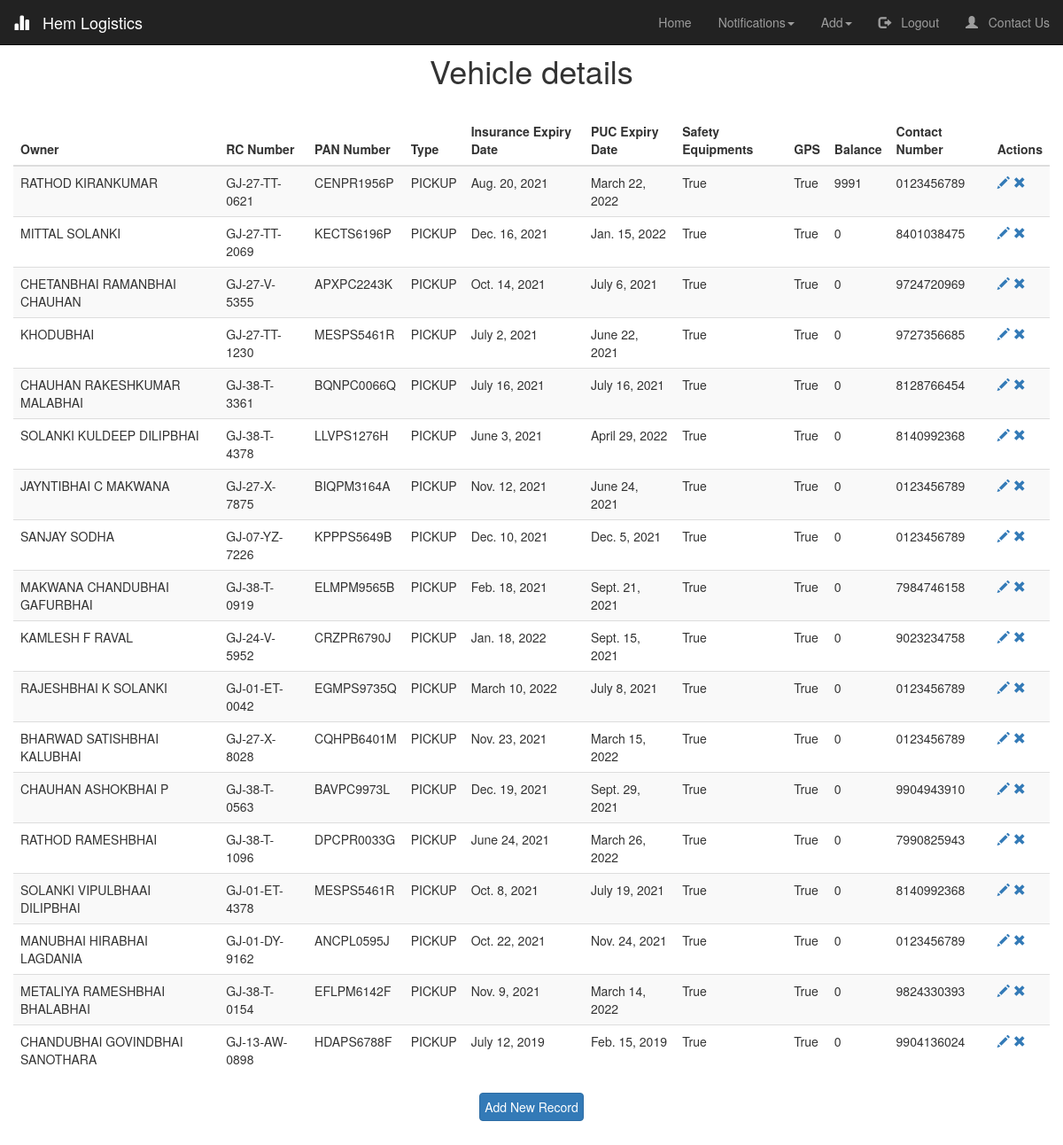
/Vehicle/ (signed in), run on the app's committed database.
### logistics/models.py (models this page shows, shortened)
class Vehicle(models.Model):
    Owner  = models.CharField(max_length=50, verbose_name="Owner's Name")
    RC_number = models.CharField(unique =True, verbose_name="RC Number", max_length=13, validators=[MinLengthValidator(12,message = "Invalid RC Number"), RegexValidator('([A-Z]{2})+-([0-9]{1})+-[A-Z]+-[0-9]{4}',message = "Use proper formatting")])
    PAN_number = models.CharField(verbose_name="PAN Number", max_length=10, validators=[MinLengthValidator(10,message = "Invalid PAN Number")])
    Type = models.CharField(verbose_name="Type of Vehicle", choices=TYPE_CHOICES, max_length=10)
    Other = models.CharField(blank = True,verbose_name='',max_length=10)
    Insurance_policy_number = models.CharField(max_length=25)
    PUC_expiry_date = models.DateField()
    Insurance_expiry_date = models.DateField(validators=[date_validate])#,input_formats = ['%d/%m/%Y'])
    Safety_equipments = models.BooleanField(default=False)
    GPS = models.BooleanField(default=False)
    Contact_number = models.CharField(max_length=10,validators=[MinLengthValidator(10,message = "Invalid Contact Number"),RegexValidator('([0-9]{10})',message="Should be numeric values only")])
    Notifications = models.BooleanField(verbose_name="Notifications Needed", default=True)
    Insurance_expired = models.BooleanField(default=False)
    PUC_expired = models.BooleanField(default=False)
    Available = models.BooleanField(default=True)
    Balance = models.IntegerField(default=0)

### logistics/views.py (the view)
# urls.py: path('Vehicle/', logistics_view.show_vehicle, name='show_vehicle'),
@login_required(login_url='/login')
def show_vehicle(request):
	vehicle = Vehicle.objects.all()
	return render(request, 'show_vehicle.html', {'title':'Vehicle', 'vehicle':vehicle })

### logistics/templates/show_vehicle.html (shortened to what this page needs)
{% extends "index.html" %}
{% load crispy_forms_tags %}
{% block start %}
<link rel="stylesheet" type="text/css" href="https://cdn.datatables.net/1.10.24/css/jquery.dataTables.css">
<h1 style="text-align: center; padding-top: 20px;"> Vehicle details</h1>
<table id = "table" class="table table-striped">
    <thead class="thead-dark">
    <tr>
        <th >Owner</th>
        <th>RC Number</th>
        <th>PAN Number</th>
        <th>Type</th>
        <th>Insurance Expiry Date</th>
        <th>PUC Expiry Date</th>
        <th>Safety Equipments</th>
        <th>GPS</th>
        <th>Balance</th>
        <th>Contact Number</th>
        {% if user.is_authenticated %}
        <th>Actions</th>
        {% endif %}
    </tr>
    </thead>
    <tbody>
{% for x in vehicle %}
    <tr>
        <td>{{ x.Owner }}</td>
        <td>{{ x.RC_number }}</td>
        <td>{{ x.PAN_number }}</td>
        <td id="{{ x.id }}">{{ x.Type }}</td>
        <td>{{ x.Insurance_expiry_date }}</td>
        <td>{{ x.PUC_expiry_date }}</td>
        <td>{{ x.Safety_equipments }}</td>
        <td>{{ x.GPS }}</td>
        <td>{{ x.Balance }}</td>
        <td>{{ x.Contact_number }}</td>
        {% if user.is_authenticated %}
        <td>
            <a href="/edit_vehicle/{{ x.id }}"><span class="glyphicon glyphicon-pencil" > </span></a>
            <a href="/delete_vehicle/{{ x.id }}" class="confirm-delete"><span class="glyphicon glyphicon-remove" > </span></a>
        </td>
        {% endif %}
    </tr>
{% endfor %}
    </tbody>
</table>
{% if user.is_authenticated %}
    <center><a href="/Add Vehicle/" style="padding: 5px;" class="btn btn-primary">Add New Record</a></center>
{% endif %}
{% endblock start %}

### logistics/static/index.css (style rules this page uses)
* { margin: auto; position: relative; box-sizing: border-box; }

### data on the page
Vehicle: Owner "RATHOD KIRANKUMAR", RC_number "GJ-27-TT-0621", PAN_number "CENPR1956P", Type "PICKUP", Insurance_expiry_date "Aug. 20, 2021", PUC_expiry_date "March 22, 2022", Safety_equipments "True", GPS "True", Balance "9991", Contact_number "0123456789"
Vehicle: Owner "MITTAL SOLANKI", RC_number "GJ-27-TT-2069", PAN_number "KECTS6196P", Type "PICKUP", Insurance_expiry_date "Dec. 16, 2021", PUC_expiry_date "Jan. 15, 2022", Safety_equipments "True", GPS "True", Balance "0", Contact_number "8401038475"
Vehicle: Owner "CHETANBHAI RAMANBHAI CHAUHAN", RC_number "GJ-27-V-5355", PAN_number "APXPC2243K", Type "PICKUP", Insurance_expiry_date "Oct. 14, 2021", PUC_expiry_date "July 6, 2021", Safety_equipments "True", GPS "True", Balance "0", Contact_number "9724720969"
Vehicle: Owner "KHODUBHAI", RC_number "GJ-27-TT-1230", PAN_number "MESPS5461R", Type "PICKUP", Insurance_expiry_date "July 2, 2021", PUC_expiry_date "June 22, 2021", Safety_equipments "True", GPS "True", Balance "0", Contact_number "9727356685"
Vehicle: Owner "CHAUHAN RAKESHKUMAR MALABHAI", RC_number "GJ-38-T-3361", PAN_number "BQNPC0066Q", Type "PICKUP", Insurance_expiry_date "July 16, 2021", PUC_expiry_date "July 16, 2021", Safety_equipments "True", GPS "True", Balance "0", Contact_number "8128766454"
Vehicle: Owner "SOLANKI KULDEEP DILIPBHAI", RC_number "GJ-38-T-4378", PAN_number "LLVPS1276H", Type "PICKUP", Insurance_expiry_date "June 3, 2021", PUC_expiry_date "April 29, 2022", Safety_equipments "True", GPS "True", Balance "0", Contact_number "8140992368"
Vehicle: Owner "JAYNTIBHAI C MAKWANA", RC_number "GJ-27-X-7875", PAN_number "BIQPM3164A", Type "PICKUP", Insurance_expiry_date "Nov. 12, 2021", PUC_expiry_date "June 24, 2021", Safety_equipments "True", GPS "True", Balance "0", Contact_number "0123456789"
Vehicle: Owner "SANJAY SODHA", RC_number "GJ-07-YZ-7226", PAN_number "KPPPS5649B", Type "PICKUP", Insurance_expiry_date "Dec. 10, 2021", PUC_expiry_date "Dec. 5, 2021", Safety_equipments "True", GPS "True", Balance "0", Contact_number "0123456789"
Vehicle: Owner "MAKWANA CHANDUBHAI GAFURBHAI", RC_number "GJ-38-T-0919", PAN_number "ELMPM9565B", Type "PICKUP", Insurance_expiry_date "Feb. 18, 2021", PUC_expiry_date "Sept. 21, 2021", Safety_equipments "True", GPS "True", Balance "0", Contact_number "7984746158"
Vehicle: Owner "KAMLESH F RAVAL", RC_number "GJ-24-V-5952", PAN_number "CRZPR6790J", Type "PICKUP", Insurance_expiry_date "Jan. 18, 2022", PUC_expiry_date "Sept. 15, 2021", Safety_equipments "True", GPS "True", Balance "0", Contact_number "9023234758"
Vehicle: Owner "RAJESHBHAI K SOLANKI", RC_number "GJ-01-ET-0042", PAN_number "EGMPS9735Q", Type "PICKUP", Insurance_expiry_date "March 10, 2022", PUC_expiry_date "July 8, 2021", Safety_equipments "True", GPS "True", Balance "0", Contact_number "0123456789"
Vehicle: Owner "BHARWAD SATISHBHAI KALUBHAI", RC_number "GJ-27-X-8028", PAN_number "CQHPB6401M", Type "PICKUP", Insurance_expiry_date "Nov. 23, 2021", PUC_expiry_date "March 15, 2022", Safety_equipments "True", GPS "True", Balance "0", Contact_number "0123456789"
Vehicle: Owner "CHAUHAN ASHOKBHAI P", RC_number "GJ-38-T-0563", PAN_number "BAVPC9973L", Type "PICKUP", Insurance_expiry_date "Dec. 19, 2021", PUC_expiry_date "Sept. 29, 2021", Safety_equipments "True", GPS "True", Balance "0", Contact_number "9904943910"
Vehicle: Owner "RATHOD RAMESHBHAI", RC_number "GJ-38-T-1096", PAN_number "DPCPR0033G", Type "PICKUP", Insurance_expiry_date "June 24, 2021", PUC_expiry_date "March 26, 2022", Safety_equipments "True", GPS "True", Balance "0", Contact_number "7990825943"
Vehicle: Owner "SOLANKI VIPULBHAAI DILIPBHAI", RC_number "GJ-01-ET-4378", PAN_number "MESPS5461R", Type "PICKUP", Insurance_expiry_date "Oct. 8, 2021", PUC_expiry_date "July 19, 2021", Safety_equipments "True", GPS "True", Balance "0", Contact_number "8140992368"
Vehicle: Owner "MANUBHAI HIRABHAI LAGDANIA", RC_number "GJ-01-DY-9162", PAN_number "ANCPL0595J", Type "PICKUP", Insurance_expiry_date "Oct. 22, 2021", PUC_expiry_date "Nov. 24, 2021", Safety_equipments "True", GPS "True", Balance "0", Contact_number "0123456789"
Vehicle: Owner "METALIYA RAMESHBHAI BHALABHAI", RC_number "GJ-38-T-0154", PAN_number "EFLPM6142F", Type "PICKUP", Insurance_expiry_date "Nov. 9, 2021", PUC_expiry_date "March 14, 2022", Safety_equipments "True", GPS "True", Balance "0", Contact_number "9824330393"
Vehicle: Owner "CHANDUBHAI GOVINDBHAI SANOTHARA", RC_number "GJ-13-AW-0898", PAN_number "HDAPS6788F", Type "PICKUP", Insurance_expiry_date "July 12, 2019", PUC_expiry_date "Feb. 15, 2019", Safety_equipments "True", GPS "True", Balance "0", Contact_number "9904136024"
